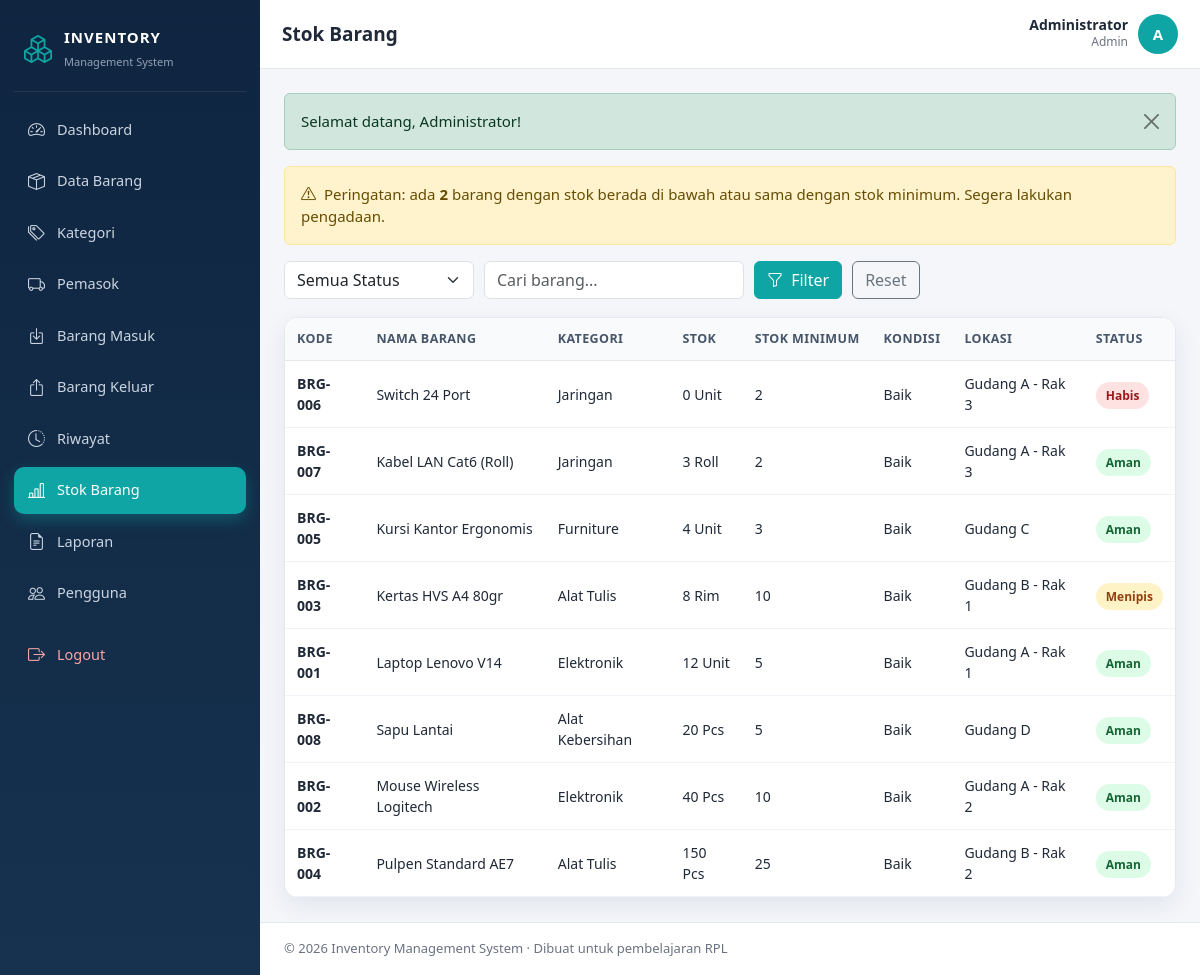
/index.php (signed in), run on the app's committed database.
### tables this page shows
CREATE TABLE barang (
  id_barang     INT AUTO_INCREMENT PRIMARY KEY,
  kode_barang   VARCHAR(30)  NOT NULL UNIQUE,
  nama_barang   VARCHAR(120) NOT NULL,
  id_kategori   INT NOT NULL,
  id_pemasok    INT DEFAULT NULL,
  merek         VARCHAR(80)  DEFAULT NULL,
  spesifikasi   TEXT DEFAULT NULL,
  satuan        VARCHAR(20)  NOT NULL DEFAULT 'Unit',
  harga_beli    DECIMAL(15,2) NOT NULL DEFAULT 0,
  harga_jual    DECIMAL(15,2) NOT NULL DEFAULT 0,
  stok          INT NOT NULL DEFAULT 0,
  stok_minimum  INT NOT NULL DEFAULT 0,
  kondisi       ENUM('Baik','Rusak Ringan','Rusak Berat') NOT NULL DEFAULT 'Baik',
  lokasi        VARCHAR(100) DEFAULT NULL,
  tanggal_masuk DATE NOT NULL,
  created_at    TIMESTAMP NOT NULL DEFAULT CURRENT_TIMESTAMP,
  updated_at    TIMESTAMP NOT NULL DEFAULT CURRENT_TIMESTAMP ON UPDATE CURRENT_TIMESTAMP,
  CONSTRAINT fk_barang_kategori FOREIGN KEY (id_kategori) REFERENCES kategori(id_kategori)
    ON UPDATE CASCADE ON DELETE RESTRICT,
  CONSTRAINT fk_barang_pemasok FOREIGN KEY (id_pemasok) REFERENCES pemasok(id_pemasok)
    ON UPDATE CASCADE ON DELETE SET NULL
);

CREATE TABLE kategori (
  id_kategori   INT AUTO_INCREMENT PRIMARY KEY,
  nama_kategori VARCHAR(100) NOT NULL UNIQUE,
  deskripsi     TEXT DEFAULT NULL,
  created_at    TIMESTAMP NOT NULL DEFAULT CURRENT_TIMESTAMP
);

### functions.php (called while the page is built, shortened)
<?php
function e($text): string
{
    return htmlspecialchars((string) $text, ENT_QUOTES, 'UTF-8');
}
function get_flash(): ?array
{
    if (!empty($_SESSION['flash'])) {
        $flash = $_SESSION['flash'];
        return $flash;
    }
    return null;
}
function base_url(string $path = ''): string
{
    $base = rtrim(str_replace('\\', '/', dirname($_SERVER['SCRIPT_NAME'])), '/');
    $base = preg_replace('#/(config|includes|auth|dashboard|barang|kategori|pemasok|transaksi|stok|pengguna|laporan)$#', '', $base);
    return ($base === '' ? '' : $base) . '/' . ltrim($path, '/');
}
function status_stok(int $stok, int $stok_minimum): array
{
    if ($stok <= 0) {
        return ['Habis', 'danger'];
    }
    if ($stok <= $stok_minimum) {
        return ['Menipis', 'warning'];
    }
    return ['Aman', 'success'];
}

### index.php (the view, shortened to what this page needs)
<?php
require_once __DIR__ . '/../includes/auth.php';
$judul = 'Stok Barang'; $menu_aktif = 'stok';
$status = $_GET['status'] ?? 'semua';
$cari   = trim($_GET['cari'] ?? '');
$sql = 'SELECT b.*, k.nama_kategori FROM barang b JOIN kategori k ON k.id_kategori=b.id_kategori WHERE 1=1';
$param = [];
$sql .= ' ORDER BY b.stok ASC';
$s = $pdo->prepare($sql); $s->execute($param); $daftar = $s->fetchAll();
$jml_peringatan = (int) $pdo->query('SELECT COUNT(*) FROM barang WHERE stok <= stok_minimum')->fetchColumn();
require_once __DIR__ . '/../includes/header.php';
?>
<?php if ($jml_peringatan > 0): ?>
  <div class="alert alert-warning"><i class="bi bi-exclamation-triangle me-1"></i>
    Peringatan: ada <strong><?= $jml_peringatan ?></strong> barang dengan stok berada di bawah atau sama dengan stok minimum. Segera lakukan pengadaan.</div>
<?php endif; ?>
<form class="page-actions" method="get">
  <select name="status" class="form-select" style="max-width:190px">
    <option value="semua"   <?= $status === 'semua'   ? 'selected' : '' ?>>Semua Status</option>
  </select>
  <input name="cari" class="form-control" style="max-width:260px" placeholder="Cari barang..." value="<?= e($cari) ?>">
  <button class="btn btn-teal"><i class="bi bi-funnel me-1"></i> Filter</button>
  <a href="index.php" class="btn btn-outline-secondary">Reset</a>
</form>
<div class="table-wrap">
  <table class="table-ims">
    <thead><tr><th>Kode</th><th>Nama Barang</th><th>Kategori</th><th>Stok</th><th>Stok Minimum</th><th>Kondisi</th><th>Lokasi</th><th>Status</th></tr></thead>
    <tbody>
    <?php foreach ($daftar as $b): [$label, $warna] = status_stok((int)$b['stok'], (int)$b['stok_minimum']); ?>
      <tr>
        <td><strong><?= e($b['kode_barang']) ?></strong></td>
        <td><?= e($b['nama_barang']) ?></td>
        <td><?= e($b['nama_kategori']) ?></td>
        <td><?= (int)$b['stok'] ?> <?= e($b['satuan']) ?></td>
        <td><?= (int)$b['stok_minimum'] ?></td>
        <td><?= e($b['kondisi']) ?></td>
        <td><?= e($b['lokasi'] ?: '-') ?></td>
        <td><span class="badge-soft badge-<?= $warna ?>"><?= $label ?></span></td>
      </tr>
    <?php endforeach; ?>
    </tbody>
  </table>
</div>
<?php require_once __DIR__ . '/../includes/footer.php'; ?>

### header.php (shortened to what this page needs)
<?php
require_once __DIR__ . '/functions.php';
$judul      = $judul ?? 'Dashboard';
$menu_aktif = $menu_aktif ?? '';
$flash      = get_flash();
$menu = [
    ['key' => 'dashboard', 'label' => 'Dashboard',    'url' => 'dashboard/index.php',  'icon' => 'bi-speedometer2', 'admin' => false],
    ['key' => 'barang',    'label' => 'Data Barang',  'url' => 'barang/index.php',     'icon' => 'bi-box-seam',     'admin' => false],
    ['key' => 'kategori',  'label' => 'Kategori',     'url' => 'kategori/index.php',   'icon' => 'bi-tags',         'admin' => false],
    ['key' => 'pemasok',   'label' => 'Pemasok',      'url' => 'pemasok/index.php',    'icon' => 'bi-truck',        'admin' => false],
    ['key' => 'masuk',     'label' => 'Barang Masuk', 'url' => 'transaksi/masuk.php',  'icon' => 'bi-box-arrow-in-down', 'admin' => false],
    ['key' => 'keluar',    'label' => 'Barang Keluar','url' => 'transaksi/keluar.php', 'icon' => 'bi-box-arrow-up', 'admin' => false],
    ['key' => 'riwayat',   'label' => 'Riwayat',      'url' => 'transaksi/riwayat.php','icon' => 'bi-clock-history','admin' => false],
    ['key' => 'stok',      'label' => 'Stok Barang',  'url' => 'stok/index.php',       'icon' => 'bi-bar-chart-line','admin' => false],
    ['key' => 'laporan',   'label' => 'Laporan',      'url' => 'laporan/barang.php',   'icon' => 'bi-file-earmark-text', 'admin' => false],
    ['key' => 'pengguna',  'label' => 'Pengguna',     'url' => 'pengguna/index.php',   'icon' => 'bi-people',       'admin' => true],
];
?>
<!DOCTYPE html>
<html lang="id">
<head>
<link href="https://cdn.jsdelivr.net/npm/bootstrap@5.3.3/dist/css/bootstrap.min.css" rel="stylesheet">
<link href="https://cdn.jsdelivr.net/npm/bootstrap-icons@1.11.3/font/bootstrap-icons.min.css" rel="stylesheet">
<link href="<?= e(base_url('assets/css/style.css')) ?>" rel="stylesheet">
</head>
<body>
<div class="app-wrapper">
  <aside class="sidebar" id="sidebar">
    <div class="sidebar-brand">
      <i class="bi bi-boxes"></i>
      <div>
        <span class="brand-title">INVENTORY</span>
        <small class="brand-sub">Management System</small>
      </div>
    </div>
    <nav class="sidebar-menu">
      <?php foreach ($menu as $m): ?>
        <a class="menu-item <?= $menu_aktif === $m['key'] ? 'active' : '' ?>" href="<?= e(base_url($m['url'])) ?>">
          <i class="bi <?= e($m['icon']) ?>"></i><span><?= e($m['label']) ?></span>
        </a>
      <?php endforeach; ?>
      <a class="menu-item menu-logout" href="<?= e(base_url('auth/logout.php')) ?>" data-confirm="Yakin ingin keluar dari aplikasi?">
        <i class="bi bi-box-arrow-right"></i><span>Logout</span>
      </a>
    </nav>
  </aside>
  <div class="main-area">
    <header class="topbar">
      <h1 class="topbar-title"><?= e($judul) ?></h1>
      <div class="topbar-user">
        <div class="text-end d-none d-sm-block">
          <div class="user-name"><?= e($_SESSION['nama_lengkap'] ?? 'Pengguna') ?></div>
          <div class="user-role"><?= e(ucfirst($_SESSION['role'] ?? '')) ?></div>
        </div>
        <div class="avatar"><?= e(strtoupper(substr($_SESSION['nama_lengkap'] ?? 'U', 0, 1))) ?></div>
      </div>
    </header>
    <main class="content">
      <?php if ($flash): ?>
        <div class="alert alert-<?= e($flash['type']) ?> alert-dismissible fade show" role="alert">
          <?= e($flash['message']) ?>
          <button type="button" class="btn-close" data-bs-dismiss="alert"></button>
        </div>
      <?php endif; ?>

### footer.php (shortened to what this page needs)
    </main>
    <footer class="app-footer">
      &copy; <?= date('Y') ?> Inventory Management System &middot; Dibuat untuk pembelajaran RPL
    </footer>
  </div>
</div>
</body>
</html>

### style.css (style rules this page uses)
:root { --ims-navy:#0f2540; --ims-navy-soft:#16324f; --ims-teal:#0ea5a4; --ims-teal-dark:#0b8483; --ims-bg:#f4f6fa; --ims-text:#1f2937; --ims-muted:#6b7280; --ims-border:#e5e8ef; --ims-radius:14px; --ims-shadow:0 8px 24px rgba(16,36,64,.08); }
* { box-sizing:border-box }
body { margin:0;background:var(--ims-bg);color:var(--ims-text);font-family:"Segoe UI",system-ui,-apple-system,sans-serif;font-size:15px }
a { text-decoration:none }
.app-wrapper { display:flex;min-height:100vh }
.sidebar { width:260px;background:linear-gradient(180deg,var(--ims-navy),var(--ims-navy-soft));color:#cbd5e1;position:fixed;inset:0 auto 0 0;padding:18px 14px;overflow-y:auto;z-index:1040;transition:transform .25s ease }
.sidebar-brand { display:flex;align-items:center;gap:12px;color:#fff;padding:8px 10px 20px;border-bottom:1px solid rgba(255,255,255,.08);margin-bottom:14px }
.sidebar-brand i { font-size:28px;color:var(--ims-teal) }
.brand-title { display:block;font-weight:700;letter-spacing:1px }
.brand-sub { color:#93a3b8;font-size:11px }
.menu-item { display:flex;align-items:center;gap:12px;padding:11px 14px;border-radius:10px;color:#cbd5e1;font-size:14.5px;margin-bottom:4px;transition:.18s }
.menu-item i { font-size:17px }
.menu-item.active { background:var(--ims-teal);color:#fff;box-shadow:0 6px 16px rgba(14,165,164,.35) }
.menu-logout { margin-top:14px;color:#fca5a5 }
.main-area { margin-left:260px;flex:1;display:flex;flex-direction:column;min-width:0 }
.topbar { background:#fff;border-bottom:1px solid var(--ims-border);padding:14px 22px;display:flex;align-items:center;gap:14px;position:sticky;top:0;z-index:1020 }
.topbar-title { font-size:19px;font-weight:600;margin:0;flex:1 }
.topbar-user { display:flex;align-items:center;gap:10px }
.user-name { font-weight:600;font-size:14px;line-height:1.1 }
.user-role { font-size:12px;color:var(--ims-muted) }
.avatar { width:40px;height:40px;border-radius:50%;background:var(--ims-teal);color:#fff;display:grid;place-items:center;font-weight:700 }
.content { padding:24px;flex:1 }
.app-footer { padding:16px 24px;color:var(--ims-muted);font-size:13px;border-top:1px solid var(--ims-border);background:#fff }
.table-ims { width:100%;border-collapse:separate;border-spacing:0;background:#fff;font-size:14px }
.table-ims thead th { background:#f8fafc;color:#475569;font-weight:600;font-size:12.5px;text-transform:uppercase;letter-spacing:.4px;padding:12px;border-bottom:1px solid var(--ims-border);white-space:nowrap }
.table-ims tbody td { padding:12px;border-bottom:1px solid #f1f3f8;vertical-align:middle }
.table-wrap { overflow-x:auto;border:1px solid var(--ims-border);border-radius:var(--ims-radius);background:#fff;box-shadow:var(--ims-shadow) }
.badge-soft { padding:5px 10px;border-radius:999px;font-size:12px;font-weight:600 }
.badge-success { background:#dcfce7;color:#166534 }
.badge-warning { background:#fef3c7;color:#92400e }
.badge-danger { background:#fee2e2;color:#991b1b }
.btn-teal { background:var(--ims-teal);border-color:var(--ims-teal);color:#fff }
.page-actions { display:flex;flex-wrap:wrap;gap:10px;align-items:center;margin-bottom:18px }

### data on the page
barang: kode_barang "BRG-006", nama_barang "Switch 24 Port", id_kategori.nama_kategori "Jaringan", stok "0", satuan "Unit", stok_minimum "2", kondisi "Baik", lokasi "Gudang A - Rak 3", label "Habis"
barang: kode_barang "BRG-007", nama_barang "Kabel LAN Cat6 (Roll)", id_kategori.nama_kategori "Jaringan", stok "3", satuan "Roll", stok_minimum "2", kondisi "Baik", lokasi "Gudang A - Rak 3", label "Aman"
barang: kode_barang "BRG-005", nama_barang "Kursi Kantor Ergonomis", id_kategori.nama_kategori "Furniture", stok "4", satuan "Unit", stok_minimum "3", kondisi "Baik", lokasi "Gudang C", label "Aman"
barang: kode_barang "BRG-003", nama_barang "Kertas HVS A4 80gr", id_kategori.nama_kategori "Alat Tulis", stok "8", satuan "Rim", stok_minimum "10", kondisi "Baik", lokasi "Gudang B - Rak 1", label "Menipis"
barang: kode_barang "BRG-001", nama_barang "Laptop Lenovo V14", id_kategori.nama_kategori "Elektronik", stok "12", satuan "Unit", stok_minimum "5", kondisi "Baik", lokasi "Gudang A - Rak 1", label "Aman"
barang: kode_barang "BRG-008", nama_barang "Sapu Lantai", id_kategori.nama_kategori "Alat Kebersihan", stok "20", satuan "Pcs", stok_minimum "5", kondisi "Baik", lokasi "Gudang D", label "Aman"
barang: kode_barang "BRG-002", nama_barang "Mouse Wireless Logitech", id_kategori.nama_kategori "Elektronik", stok "40", satuan "Pcs", stok_minimum "10", kondisi "Baik", lokasi "Gudang A - Rak 2", label "Aman"
barang: kode_barang "BRG-004", nama_barang "Pulpen Standard AE7", id_kategori.nama_kategori "Alat Tulis", stok "150", satuan "Pcs", stok_minimum "25", kondisi "Baik", lokasi "Gudang B - Rak 2", label "Aman"

### other printed values
$m['label'] "Dashboard"
$m['label'] "Data Barang"
$m['label'] "Kategori"
$m['label'] "Pemasok"
$m['label'] "Barang Masuk"
$m['label'] "Barang Keluar"
$m['label'] "Riwayat"
$m['label'] "Stok Barang"
$m['label'] "Laporan"
$m['label'] "Pengguna"
$judul "Stok Barang"
$_SESSION['nama_lengkap'] "Administrator"
$_SESSION['role'] "Admin"
substr($_SESSION['nama_lengkap'] ?? 'U', 0, 1) "A"
$flash['message'] "Selamat datang, Administrator!"
